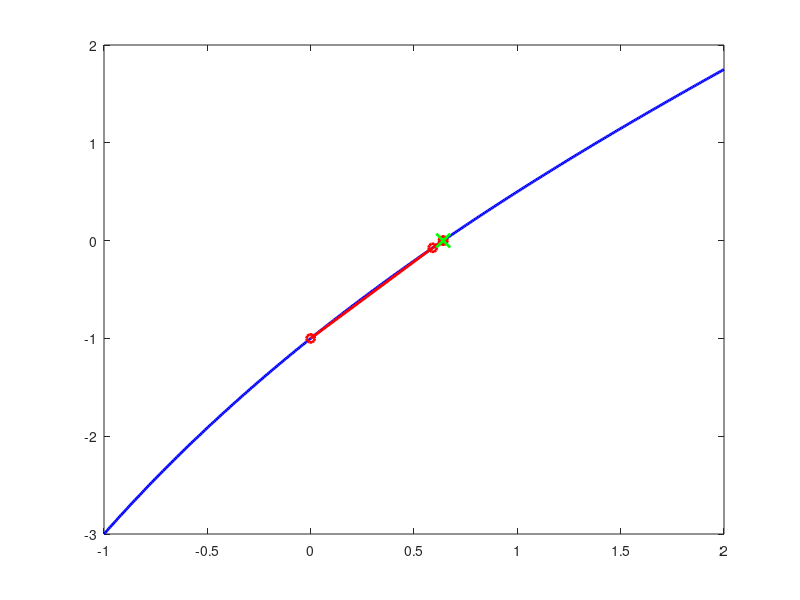

Write MATLAB code to recreate this figure. (Note: this script raises an error after producing the figure.)
% Definir la función y su derivada
f = @(x) x - 2.^(-x);
df = @(x) 1 + log(2) * 2.^(-x);

% Parámetros del método de Newton modificado
x0 = 0; % aproximación inicial
tol = 1e-3; % tolerancia
max_iter = 100; % número máximo de iteraciones

% Inicializar las variables
x = x0;
error = Inf;
iter = 0;
history = x;

% Método de Newton modificado
while error > tol && iter < max_iter
    iter = iter + 1;
    x_new = x - f(x)/df(x);
    error = abs(x_new - x);
    x = x_new;
    history(end+1) = x;
end

% Mostrar resultados
fprintf('Raíz aproximada: %.3f\n', x);
fprintf('Número de iteraciones: %d\n', iter);

% Crear la gráfica
x_vals = linspace(-1, 2, 400);
y_vals = f(x_vals);

figure;
plot(x_vals, y_vals, 'b', 'LineWidth', 2);
hold on;
plot(history, f(history), 'ro-', 'LineWidth', 2, 'MarkerSize', 6);
plot(x, f(x), 'gx', 'LineWidth', 2, 'MarkerSize', 10);
yline(0, 'k--');
xline(0, 'k--');
xlabel('x');
ylabel('f(x)');
title('Método de Newton Modificado');
legend('f(x) = x - 2^{-x}', 'Iteraciones de Newton', 'Raíz aproximada', 'Location', 'Best');
grid on;

% Mostrar valores de iteración
fprintf('Iteración\t x\t\t f(x)\n');
for i = 1:length(history)
    fprintf('%d\t\t %.3f\t %.3f\n', i-1, history(i), f(history(i)));
end
